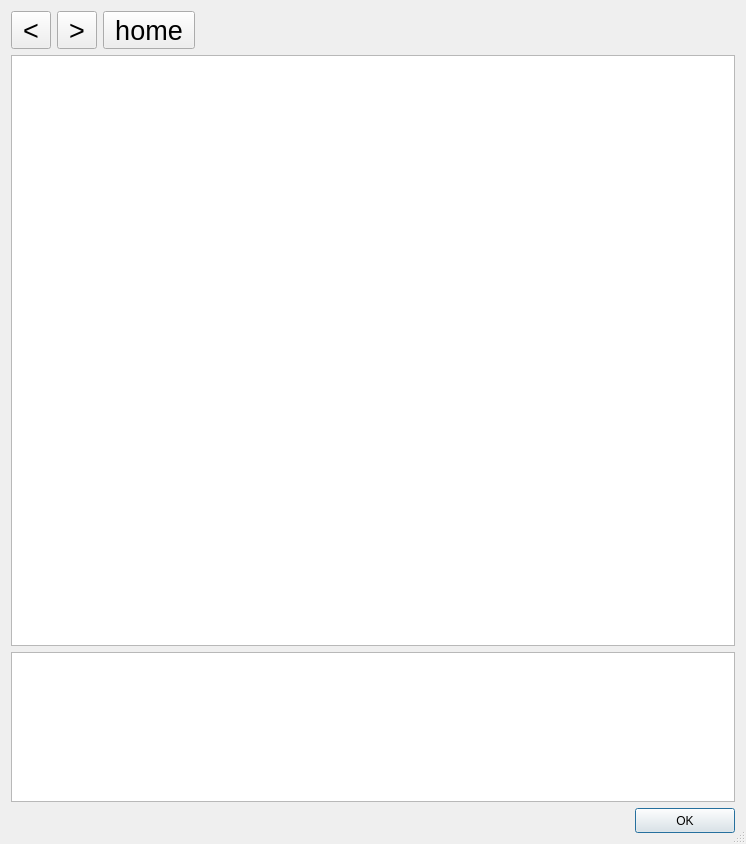
<?xml version="1.0" encoding="UTF-8"?>
<ui version="4.0">
 <class>HelpDialog</class>
 <widget class="QDialog" name="HelpDialog">
  <property name="geometry">
   <rect>
    <x>0</x>
    <y>0</y>
    <width>746</width>
    <height>844</height>
   </rect>
  </property>
  <property name="windowTitle">
   <string>Help</string>
  </property>
  <property name="sizeGripEnabled">
   <bool>true</bool>
  </property>
  <property name="modal">
   <bool>false</bool>
  </property>
  <layout class="QGridLayout" name="gridLayout">
   <item row="1" column="0">
    <widget class="QTextBrowser" name="textBrowser_2">
     <property name="sizePolicy">
      <sizepolicy hsizetype="Expanding" vsizetype="Expanding">
       <horstretch>0</horstretch>
       <verstretch>0</verstretch>
      </sizepolicy>
     </property>
     <property name="minimumSize">
      <size>
       <width>0</width>
       <height>300</height>
      </size>
     </property>
     <property name="openExternalLinks">
      <bool>true</bool>
     </property>
    </widget>
   </item>
   <item row="2" column="0">
    <widget class="QTextBrowser" name="textBrowser">
     <property name="sizePolicy">
      <sizepolicy hsizetype="Expanding" vsizetype="MinimumExpanding">
       <horstretch>0</horstretch>
       <verstretch>0</verstretch>
      </sizepolicy>
     </property>
     <property name="maximumSize">
      <size>
       <width>16777215</width>
       <height>150</height>
      </size>
     </property>
    </widget>
   </item>
   <item row="3" column="0">
    <layout class="QHBoxLayout" name="horizontalLayout">
     <item>
      <spacer name="horizontalSpacer">
       <property name="orientation">
        <enum>Qt::Horizontal</enum>
       </property>
       <property name="sizeHint" stdset="0">
        <size>
         <width>40</width>
         <height>20</height>
        </size>
       </property>
      </spacer>
     </item>
     <item>
      <widget class="QPushButton" name="pushButton">
       <property name="minimumSize">
        <size>
         <width>100</width>
         <height>25</height>
        </size>
       </property>
       <property name="text">
        <string>OK</string>
       </property>
      </widget>
     </item>
    </layout>
   </item>
   <item row="0" column="0">
    <layout class="QHBoxLayout" name="horizontalLayout_2">
     <property name="topMargin">
      <number>0</number>
     </property>
     <property name="rightMargin">
      <number>0</number>
     </property>
     <item>
      <widget class="QToolButton" name="toolButton_3">
       <property name="font">
        <font>
         <pointsize>20</pointsize>
        </font>
       </property>
       <property name="text">
        <string>&lt;</string>
       </property>
      </widget>
     </item>
     <item>
      <widget class="QToolButton" name="toolButton_2">
       <property name="font">
        <font>
         <pointsize>20</pointsize>
        </font>
       </property>
       <property name="text">
        <string>&gt;</string>
       </property>
      </widget>
     </item>
     <item>
      <widget class="QToolButton" name="toolButton">
       <property name="font">
        <font>
         <pointsize>20</pointsize>
        </font>
       </property>
       <property name="text">
        <string>home</string>
       </property>
      </widget>
     </item>
     <item>
      <spacer name="horizontalSpacer_2">
       <property name="orientation">
        <enum>Qt::Horizontal</enum>
       </property>
       <property name="sizeHint" stdset="0">
        <size>
         <width>40</width>
         <height>20</height>
        </size>
       </property>
      </spacer>
     </item>
    </layout>
   </item>
  </layout>
 </widget>
 <resources/>
 <connections>
  <connection>
   <sender>pushButton</sender>
   <signal>clicked()</signal>
   <receiver>HelpDialog</receiver>
   <slot>close()</slot>
   <hints>
    <hint type="sourcelabel">
     <x>353</x>
     <y>264</y>
    </hint>
    <hint type="destinationlabel">
     <x>199</x>
     <y>142</y>
    </hint>
   </hints>
  </connection>
 </connections>
</ui>
